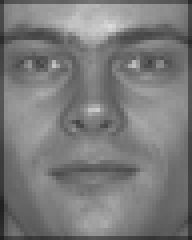
#> input picture Data/Train/00002_930831_fa.pgm, 48 x 60 px (shown 4 times larger); its folder holds 4 pictures in this run
$ python test_script.py
#> lines starting #> are read from the running program, lines starting #| are printed output that depends on the picture
### compress.py
import matplotlib.pyplot as plt
import pca
import os

import numpy as np


def load_data(input_dir):
#> called with input_dir = 'Data/Train/'
    global num_images
    global images_arr  # arr containing image data of all images, is if shape (52140,48), OG size (869,60,48)
    global r, c  # row and col of single image data
    r,c = 0,0
    num_images = 0
    images_arr = np.zeros((52140, 48))
    index = 0
    for file in os.listdir(input_dir):
        # Check whether file is a pgm
        if file.endswith(".pgm"):
            num_images += 1
            file_path = f"{input_dir}{file}"
            # call imread function
            with open(file_path, 'rb') as pgmf:
                image = plt.imread(pgmf)
#> image is the input picture: shape (60, 48); min 32, max 219, mean 122.4
                r, c = image.shape # sets the row and col for each image for later
#> r = 60; c = 48
                for pixels in image:
                    images_arr[index] = pixels
                    index += 1
#> this loop made 60 passes
#> after the loop, index = 60
    return images_arr  # need to divide by 255 to get rid of negatives?


def compress_images(DATA, k):
    Z = pca.compute_Z(DATA)

    COV = pca.compute_covariance_matrix(Z)
#> in compute_covariance_matrix (call 2), `COV = np.cov(Z, rowvar=False)`:
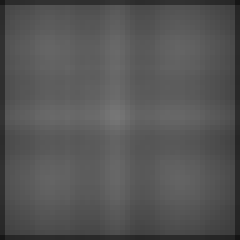
#> COV: shape (48, 48) float64 (shown 5 times larger); min 21.03, max 119, mean 85.7
    L, PCS = pca.find_pcs(COV)
#> in find_pcs (call 2), `eigen_values, eigen_vectors = np.linalg.eigh(COV)`:
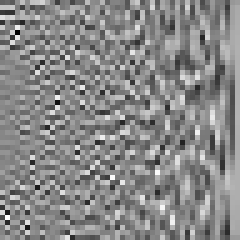
#> eigen_vectors: shape (48, 48) float64 (shown 5 times larger); min -0.521, max 0.456, mean 0.00245; drawn with min black and max white
#> in find_pcs (call 2), `eigen_values, eigen_vectors = np.linalg.eigh(COV)`: eigen_values = 48 values from 0.0159 to 4174.9
#> in find_pcs (call 2), `arr_index = np.argsort(eigen_values)[::-1]`: arr_index = 48 values, max 47 at index 0, min 0 at index 47, mean 23.5
#> in find_pcs (call 2), `sorted_eigenvalues = eigen_values[arr_index]`: sorted_eigenvalues = 48 values, max 4174.9 at index 0, min 0.0159 at index 47, mean 89.41
#> in find_pcs (call 2), `sorted_eigenvectors = eigen_vectors[:, arr_index]`:
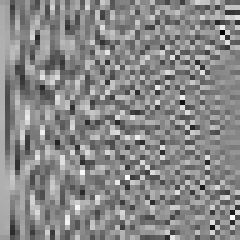
#> sorted_eigenvectors: shape (48, 48) float64 (shown 5 times larger); min -0.521, max 0.456, mean 0.00245; drawn with min black and max white
#> L has the same summary as sorted_eigenvalues in find_pcs
    Z_star = pca.project_data(Z, PCS, L, k, 0)
    output(Z_star)
    return 0


def output(Z_star):

    out_dir = "Output"
    isDir = os.path.isdir(out_dir)
    currDir = os.getcwd()
    path = os.path.join(currDir, out_dir)
    if isDir == False:
        os.mkdir(path,0o666)

#> (the run stopped early here; a loop or call above may not have finished)
